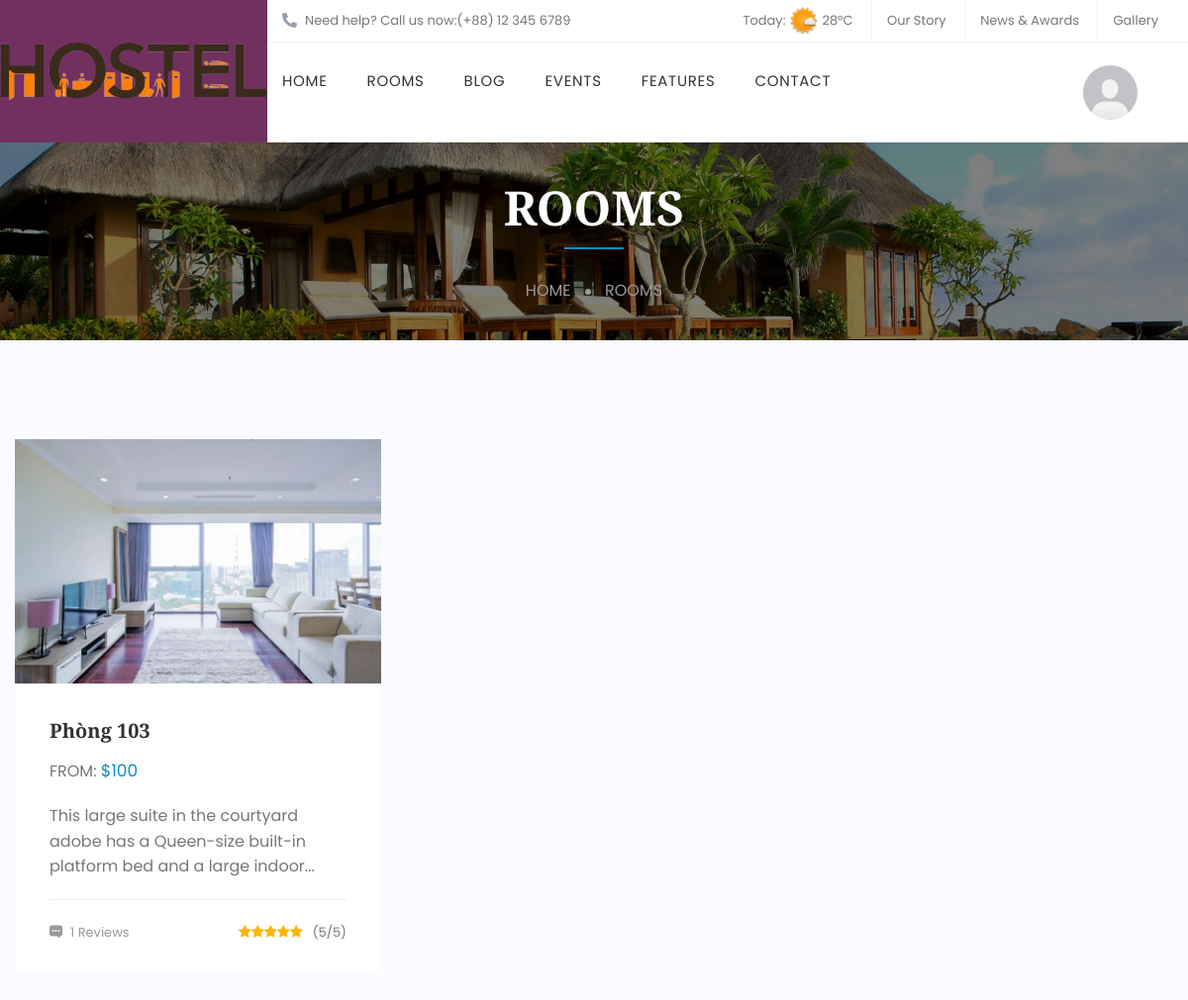
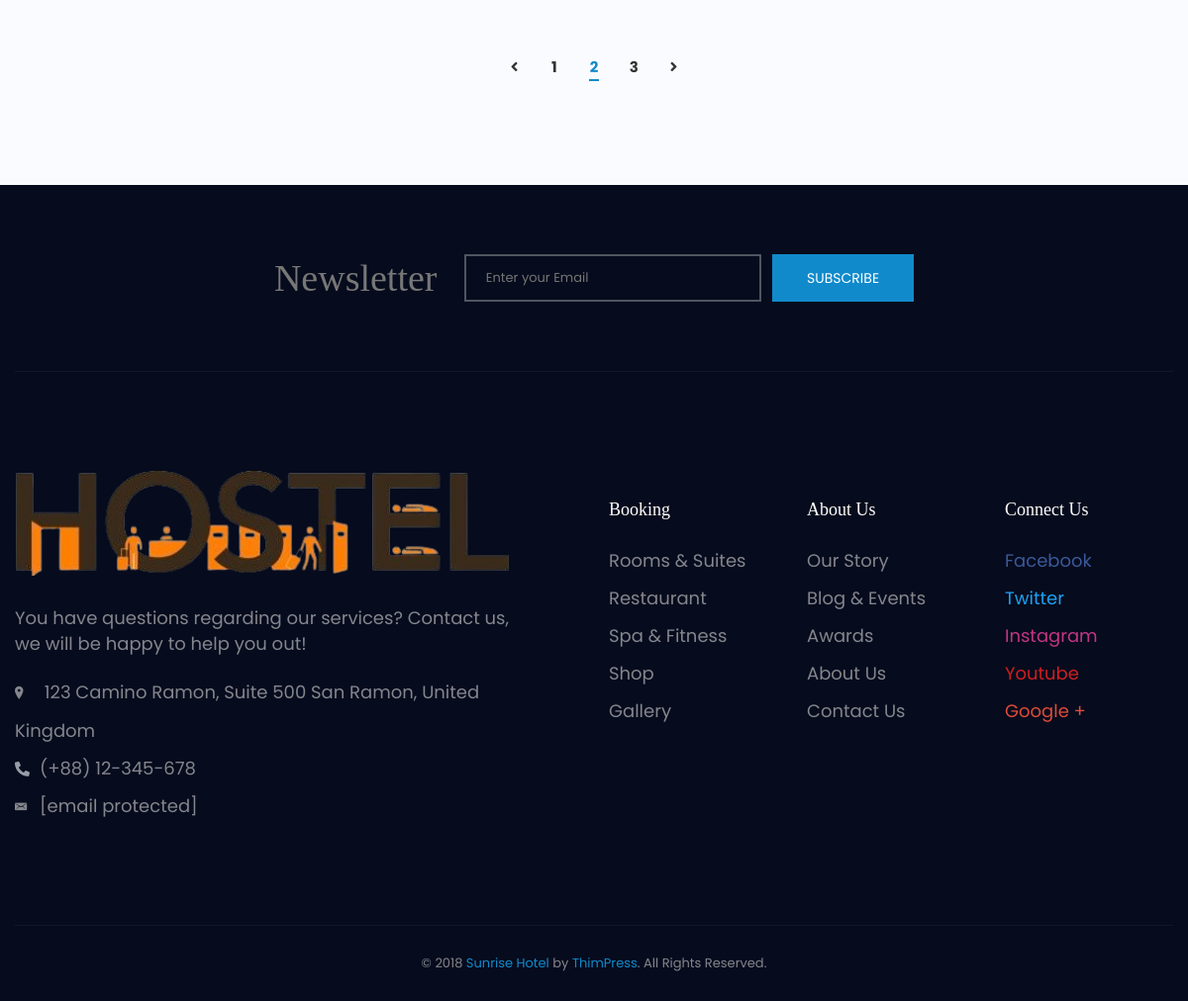
The app's page /front_end/rooms.php (signed in) with its own data (2 pictures, top to bottom).
### tables this page shows
CREATE TABLE `client` (
  `id_client` int(11) NOT NULL,
  `ma_sinh_vien` varchar(255) NOT NULL,
  `ten_nguoi_dung` varchar(255) NOT NULL,
  `ho_ten` text NOT NULL,
  `mat_khau` varchar(255) NOT NULL,
  `email` varchar(255) NOT NULL,
  `so_dien_thoai` varchar(20) NOT NULL,
  `trang_thai` varchar(50) DEFAULT 'sẵn sàng',
  `anh_dai_dien` varchar(255) DEFAULT 'Facebook-Avatar_3.png',
  `reset_token` varchar(255) DEFAULT NULL,
  `quyen` text NOT NULL DEFAULT 'client'
);

CREATE TABLE `phong` (
  `id` int(11) NOT NULL,
  `ten_phong` text NOT NULL,
  `suc_chua` int(11) NOT NULL,
  `id_tang` int(11) NOT NULL,
  `gia` decimal(10,0) NOT NULL,
  `trang_thai` text NOT NULL DEFAULT 'Chưa đủ',
  `anh_dai_dien` varchar(500) DEFAULT NULL,
  `anh_khac` varchar(1000) DEFAULT NULL,
  `nguoi_tao` text DEFAULT NULL,
  `noi_dung` text DEFAULT NULL,
  `mo_ta` text DEFAULT NULL,
  `so_luong_hien_tai` int(11) DEFAULT 0
);

### config/database.php (called while the page is built, shortened)
<?php
class Database {
    private $host = servername;
    private $user = username;
    private $password = password;
    private $dbname = dbname;
    private $link;
    private function connectDB() {
        $this->link = new mysqli($this->host, $this->user, $this->password, $this->dbname);
    }
    public function select($query) {
        $result = $this->link->query($query) or die($this->link->error . __LINE__);
        if ($result->num_rows > 0) {
            return $result;
        } else {
            return false;
        }
    }
}
?>

### front_end/rooms.php (the view, shortened to what this page needs)
<?php
include '../back_end/header-f.php';
?>
<div id="main-content">
    <div class="page-title">
        <div class="page-title-wrapper" data-stellar-background-ratio="0.5">
            <div class="content container">
                <h1 class="heading_primary">Rooms</h1>
                <ul class="breadcrumbs">
                    <li class="item"><a href="index.html">Home</a></li>
                    <li class="item"><span class="separator"></span></li>
                    <li class="item active">Rooms</li>
                </ul>
            </div>
        </div>
    </div>
    <div class="site-content container">
        <div class="rooms-content layout-grid style-01">
            <div class="row">
                <?php
                $sqlphong = "SELECT * FROM phong";
                $resultphong = $db->select($sqlphong);
                ?>
                <?php
                if ($resultphong->num_rows > 0) {
                    while ($row = $resultphong->fetch_assoc()) {
                        ?>
                        <div class="room col-sm-4 clearfix">
                            <div class="room-item">
                                <div class="room-media">
                                    <a href="room-single.php?id=<?php echo $row['id']; ?>"><img src="../assets/img/<?php echo $row['anh_dai_dien']; ?>" alt="img" class="img-fluid"></a>
                                </div>
                                <div class="room-summary">
                                    <h3 class="room-title">
                                        <a href="room-single.php?id=<?php echo $row['id']; ?>"><?php echo $row['ten_phong']; ?></a>
                                    </h3>
                                    <div class="room-price">From: <span class="price">$<?php echo $row['gia']; ?></span></div>
                                    <p class="room-description">
                                        <?php
                                        if (mb_strlen($row['mo_ta'], 'UTF-8') > 100) {
                                            $mo_ta = mb_substr($row['mo_ta'], 0, 100, 'UTF-8') . '...';
                                        }
                                        echo $mo_ta;
                                        ?>
                                    </p>
                                    <div class="room-meta clearfix">
                                        <div class="comment-count">1 Reviews</div>
                                        <div class="rating"><span class="star"></span>(5/5)</div>
                                    </div>
                                </div>
                            </div>
                        </div>
                        <?php
                    }
                }
                ?>
                <ul class="loop-pagination">
                    <li><a href="#"><i class="fa fa-angle-left"></i></a></li>
                    <li><a href="#">1</a></li>
                    <li class="active"><a href="#">2</a></li>
                    <li><a href="#">3</a></li>
                    <li><a href="#"><i class="fa fa-angle-right"></i></a></li>
                </ul>
            </div>
        </div>
    </div>
</div>
<footer id="colophon" class="site-footer">
    <div class="footer-top">
        <div class="container">
            <div class="newsletter">
                <h3>Newsletter</h3>
                <form method="post" class="form-newsletter">
                    <input type="email" name="EMAIL" placeholder="Enter your Email" required>
                    <button type="submit">SUBSCRIBE</button>
                </form>
            </div>
        </div>
    </div>
<?php
include 'footer.php';
?>

### back_end/header-f.php (shortened to what this page needs)
<?php
include '../config/database.php';
?>
<!DOCTYPE html>
<html lang="en">
<head>
    <link rel="stylesheet" type="text/css" href="../assets/css/css-front/libs/revolution/settings.css">
    <link rel="stylesheet" href="../assets/css/css-front/style.css">
    <link rel="stylesheet" href="../assets/plugins/fontawesome/js/fontawesome.min.js">
    <link rel="stylesheet" type="text/css" href="../assets/plugins/fontawesome/css/all.min.css">
    <link rel="stylesheet" href="../assets/css/duyet.css">
</head>
<body class="demo-1 home">
<div id="wrapper-container" class="content-pusher">
    <header id="masthead" class="header-default affix-top sticky-header ">
        <div class="row">
            <div class="header-menu col-sm-12 tm-table">
                <div class="width-logo sm-logo table-cell text-center">
                    <a href="../front_end/main2.php" class="no-sticky-logo" title="Hotel HTML Template">
                        <img class="logo" src="../assets/img/logo-f.png" alt>
                    </a>
                </div>
                <div class="width-navigation navigation table-cell">
                    <div class="top-toolbar clearfix">
                        <div class="toolbar-info pull-left col-sm-4 d-flex">
                            <i class="fas fa-phone-alt mr-2"></i> <span class="label">Need help? Call us now:</span>
                            <a class="value" href="tel:+88123456789"> (+88) 12 345 6789</a>
                        </div>
                        <div class="toolbar-right pull-right col-sm-8">
                            <div class="weather">
                                Today: <img src="../assets/img/img-front/icons/weather.png" alt>
                                <span class="temperature">28°C</span>
                            </div>
                            <ul class="top-menu">
                                <li class="menu-item"><a href="shop.html">Our Story</a></li>
                                <li class="menu-item"><a href="../front_end/blog.html">News & Awards</a></li>
                                <li class="menu-item"><a href="gallery.html">Gallery</a></li>
                            </ul>
                        </div>
                    </div>
                    <ul class="nav main-menu">
                        <li class="menu-item has-children">
                            <a href="../front_end/main2.php">Home</a>
                        </li>
                        <li class="menu-item has-children">
                            <a href="../front_end/rooms.php">Rooms</a>
                        </li>
                        <li class="menu-item has-children">
                            <a href="../front_end/blog.html">Blog</a>
                        </li>
                        <li class="menu-item has-children">
                            <a href="events.html">Events</a>
                        </li>
                        <li class="menu-item has-children">
                            <a href="#">Features</a>
                        </li>
                        <li class="menu-item"><a href="../front_end/contact.html">Contact</a></li>
                    </ul>
                    <div class="header-right">
                        <?php if (empty($_SESSION['username'])) { ?>
                            <a href="../back_end/dang_nhap.html" class="btn-book"><?php echo $_SESSION['username'];?></a>
                        <?php } else {
                            $db = new Database();
                            $usn = $_SESSION['username'];
                            $sql = "SELECT anh_dai_dien FROM client WHERE ten_nguoi_dung = '$usn'";
                            $result = $db->select($sql);
                            if ($result->num_rows == 1) {
                                $user = $result->fetch_assoc();
                                $anh_dai_dien = $user['anh_dai_dien'];?>
                                    <div class="content-header mr-3">
                                        <img class="avatar" src="../assets/img/<?php echo $anh_dai_dien ?>" alt="avatar">
                                    </div>
                            <?php }
                        } ?>
                    </div>
                </div>
            </div>
        </div>
    </header>

### assets/css/duyet.css (style rules this page uses)
img { height: auto; width: 100%; }
body, html { height: 100%; margin: 0; background-color: #FAFBFE; }
i.fas, i.fab { display: flex; flex-direction: column; justify-content: center; font-size: 15px; color: #959FA9; }
.content-header { display: flex; flex-direction: column; justify-content: center; height: 100%; padding: 5px; }
img.avatar { border-radius: 50%; height: 100%; position: relative; }
.demo-1 img.avatar { border-radius: 50%; height: 100%; position: relative; width: 55px; height: 55px; }
.header-right { display: flex; }

### assets/css/css-front/general.css (style rules this page uses)
:root { --white: #ffffff; --primary-color-1: #118acb; --secondary-color-1: #72305f; --primary-hover-color-1: #0d6a9c; --title-color-1: #333333; --body-font-color-1: #777; --body-font-family-1: 'Poppins'; --body-font-size-1: 16px; --primary-color-2: #e7ad44; --primary-hover-color-2: #dc981c; --title-color-2: #4a4a4a; --body-font-color-2: #8a8a8a; --body-font-family-2: 'Roboto'; --body-font-size-2: 15px; --primary-color-4: #ffb400; --secondary-color-4: #005eab; --primary-hover-color-4: #cc9000; --title-color-4: #14141e; --body-font-color-4: #7c7c7c; --body-font-family-4: 'Poppins'; --body-font-size-4: 16px; }
.site-content { padding-top: 100px; padding-bottom: 100px; }
a, button, input[type="submit"] { -webkit-transition: all .5s; -khtml-transition: all .5s; -moz-transition: all .5s; -ms-transition: all .5s; -o-transition: all .5s; transition: all .5s; outline: 0; }
ul, ol { margin: 0; list-style: none; }
input[type="text"], input[type="email"], input[type="tel"], input[type="password"], input[type="search"] { color: var(--body-font-color-1); height: 40px; width: 100%; padding: 0 20px; font-size: 16px; border: 1px solid #eee; display: inline-block; }
#wrapper-container { position: relative; overflow: hidden; }
body { font-family: var(--body-font-family-1); font-size: var(--body-font-size-1); line-height: 1.6em; letter-spacing: 0; color: var(--body-font-color-1); text-transform: none; font-weight: 400; font-style: normal; }
body a { color: var(--title-color-1); }
h1, h2, h3, h4, h5, h6 { font-family: 'Playfair Display'; color: var(--title-color-1); font-weight: 700; font-style: normal; line-height: 1.6em; }

### assets/css/css-front/pages.css (style rules this page uses)
.loop-pagination { margin: 50px 0 0; list-style: none; text-align: center; width: 100%; }
.loop-pagination li { display: inline-block; vertical-align: middle; margin: 0 3px; }
.loop-pagination li a { font-weight: 700; font-size: 15px; padding: 5px 10px; display: inline-block; text-align: center; }
.loop-pagination li a .fa { font-weight: 700; }
.loop-pagination li a:after { content: ''; position: relative; display: block; height: 2px; width: 10px; margin: 0 auto; bottom: 0; background: transparent; }
.loop-pagination li.active a:after { background-color: var(--primary-color-1); }
.loop-pagination li.active a { color: var(--primary-color-1); }

### assets/css/css-front/rooms.css (style rules this page uses)
.rooms-content .room-item { transition: all .5s; }
.rooms-content .room-item .room-summary { padding: 35px 35px 25px; background: #fff; }
.rooms-content .room-media img { transition: all 1s; }
.rooms-content .room-media { position: relative; overflow: hidden; }
.rooms-content .room-title { font-size: 20px; line-height: 26px; margin-bottom: 15px; }
.rooms-content .room-price { text-transform: uppercase; font-size: 16px; }
.rooms-content .room-description { margin-top: 20px; }
.rooms-content .price { font-size: 17px; color: var(--primary-color-1); }
.room-meta { padding-top: 20px; border-top: 1px solid #eee; }
.comment-count { float: left; font-size: 13px; color: #999; }
.comment-count:before { content: "\f11a"; font-family: Ionicons; font-size: 16px; margin-right: 8px; float: left; }
.room-meta .rating { float: right; font-size: 13px; }
.room-meta .rating .star:before { content: "\f005\f005\f005\f005\f005"; font-family: FontAwesome; font-size: 14px; color: #ffb606; letter-spacing: 0; margin-right: 10px; }
.rooms-content .room { padding-bottom: 30px; }

### records on screen
client: anh_dai_dien (picture)
phong: anh_dai_dien (picture), ten_phong "Phòng 103", gia "100", mo_ta "This large suite in the courtyard adobe has a Queen-size built-in platform bed and a large indoor..."
